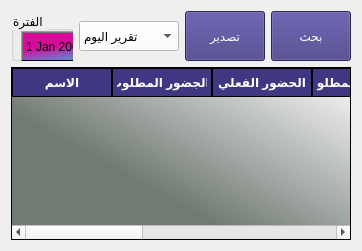
                 <widget class="QWidget" name="tab_14">
                  <attribute name="title">
                   <string>عرض جميع الموظفين</string>
                  </attribute>
                  <layout class="QGridLayout" name="gridLayout_10">
                   <item row="0" column="0">
                    <layout class="QVBoxLayout" name="verticalLayout_12" stretch="30,70">
                     <item>
                      <layout class="QHBoxLayout" name="horizontalLayout_9">
                       <item>
                        <layout class="QHBoxLayout" name="horizontalLayout_7" stretch="0,0">
                         <item>
                          <widget class="QGroupBox" name="groupBox_48">
                           <property name="maximumSize">
                            <size>
                             <width>250</width>
                             <height>120</height>
                            </size>
                           </property>
                           <property name="styleSheet">
                            <string notr="true">color: rgb(0, 0, 0);
font: 10pt &quot;MS Shell Dlg 2&quot;;</string>
                           </property>
                           <property name="title">
                            <string>الفترة </string>
                           </property>
                           <widget class="QDateEdit" name="dateEdit_49">
                            <property name="geometry">
                             <rect>
                              <x>10</x>
                              <y>20</y>
                              <width>181</width>
                              <height>31</height>
                             </rect>
                            </property>
                            <property name="styleSheet">
                             <string notr="true">background-color: rgb(255, 255, 255);
background-color: qconicalgradient(cx:1, cy:0, angle:113.7, stop:0.273632 rgba(214, 11, 153, 255), stop:0.353234 rgba(53, 175, 234, 255), stop:0.716418 rgba(61, 162, 235, 255), stop:0.865672 rgba(61, 162, 235, 255), stop:0.98 rgba(0, 0, 0, 255), stop:1 rgba(0, 0, 0, 0));
color: rgb(0, 0, 0);</string>
                            </property>
                           </widget>
                           <widget class="QDateEdit" name="dateEdit_50">
                            <property name="geometry">
                             <rect>
                              <x>10</x>
                              <y>60</y>
                              <width>181</width>
                              <height>31</height>
                             </rect>
                            </property>
                            <property name="styleSheet">
                             <string notr="true">background-color: rgb(255, 255, 255);
background-color: qconicalgradient(cx:1, cy:0, angle:113.7, stop:0.273632 rgba(214, 11, 153, 255), stop:0.353234 rgba(53, 175, 234, 255), stop:0.716418 rgba(61, 162, 235, 255), stop:0.865672 rgba(61, 162, 235, 255), stop:0.98 rgba(0, 0, 0, 255), stop:1 rgba(0, 0, 0, 0));
color: rgb(0, 0, 0);</string>
                            </property>
                           </widget>
                           <widget class="QLabel" name="label_253">
                            <property name="geometry">
                             <rect>
                              <x>200</x>
                              <y>20</y>
                              <width>31</width>
                              <height>21</height>
                             </rect>
                            </property>
                            <property name="font">
                             <font>
                              <pointsize>10</pointsize>
                             </font>
                            </property>
                            <property name="text">
                             <string>من</string>
                            </property>
                           </widget>
                           <widget class="QLabel" name="label_254">
                            <property name="geometry">
                             <rect>
                              <x>200</x>
                              <y>60</y>
                              <width>31</width>
                              <height>21</height>
                             </rect>
                            </property>
                            <property name="font">
                             <font>
                              <pointsize>10</pointsize>
                             </font>
                            </property>
                            <property name="text">
                             <string>الى</string>
                            </property>
                           </widget>
                          </widget>
                         </item>
                         <item>
                          <widget class="QComboBox" name="comboBox_84">
                           <property name="maximumSize">
                            <size>
                             <width>100</width>
                             <height>30</height>
                            </size>
                           </property>
                           <property name="styleSheet">
                            <string notr="true">color: rgb(0, 0, 0);
font: 10pt &quot;MS Shell Dlg 2&quot;;
background-color: rgb(255, 255, 255);</string>
                           </property>
                           <item>
                            <property name="text">
                             <string>تقرير اليوم</string>
                            </property>
                           </item>
                           <item>
                            <property name="text">
                             <string>تقرير امس</string>
                            </property>
                           </item>
                           <item>
                            <property name="text">
                             <string>تقرير هذا الاسبوع</string>
                            </property>
                           </item>
                           <item>
                            <property name="text">
                             <string>تقرير الاسبوع الماضي</string>
                            </property>
                           </item>
                           <item>
                            <property name="text">
                             <string>تقرير هذا الشهر </string>
                            </property>
                           </item>
                           <item>
                            <property name="text">
                             <string>تقرير الشهر الماضي</string>
                            </property>
                           </item>
                          </widget>
                         </item>
                        </layout>
                       </item>
                       <item>
                        <layout class="QHBoxLayout" name="horizontalLayout_8">
                         <item>
                          <widget class="QPushButton" name="pushButton_347">
                           <property name="maximumSize">
                            <size>
                             <width>100</width>
                             <height>50</height>
                            </size>
                           </property>
                           <property name="layoutDirection">
                            <enum>Qt::LeftToRight</enum>
                           </property>
                           <property name="styleSheet">
                            <string notr="true">font: 15pt &quot;PT Bold Heading&quot;;
background-color:rgb(63, 55, 129);
color:rgb(255, 255, 255);</string>
                           </property>
                           <property name="text">
                            <string>تصدير</string>
                           </property>
                           <property name="icon">
                            <iconset>
                             <normaloff>//192.168.1.5/Internet Share/.designer/.designer/icons/add-to-28.svg</normaloff>//192.168.1.5/Internet Share/.designer/.designer/icons/add-to-28.svg</iconset>
                           </property>
                           <property name="iconSize">
                            <size>
                             <width>30</width>
                             <height>30</height>
                            </size>
                           </property>
                          </widget>
                         </item>
                         <item>
                          <widget class="QPushButton" name="pushButton_346">
                           <property name="maximumSize">
                            <size>
                             <width>100</width>
                             <height>50</height>
                            </size>
                           </property>
                           <property name="layoutDirection">
                            <enum>Qt::LeftToRight</enum>
                           </property>
                           <property name="styleSheet">
                            <string notr="true">font: 15pt &quot;PT Bold Heading&quot;;
background-color:rgb(63, 55, 129);
color:rgb(255, 255, 255);</string>
                           </property>
                           <property name="text">
                            <string>بحث</string>
                           </property>
                           <property name="icon">
                            <iconset>
                             <normaloff>//192.168.1.5/Internet Share/.designer/.designer/icons/add-to-28.svg</normaloff>//192.168.1.5/Internet Share/.designer/.designer/icons/add-to-28.svg</iconset>
                           </property>
                           <property name="iconSize">
                            <size>
                             <width>30</width>
                             <height>30</height>
                            </size>
                           </property>
                          </widget>
                         </item>
                        </layout>
                       </item>
                      </layout>
                     </item>
                     <item>
                      <layout class="QHBoxLayout" name="horizontalLayout_11">
                       <item>
                        <widget class="QTableWidget" name="tableWidget_54">
                         <property name="styleSheet">
                          <string notr="true">QTableWidget {
background:rgb(231, 231, 231);
background-color: qlineargradient(spread:pad, x1:0.333, y1:0.619318, x2:1, y2:0, stop:0 rgba(113, 122, 115, 255), stop:1 rgba(255, 255, 255, 255));
    font: 9pt &quot;PT Bold Heading&quot;;
    font-weight: bold;
 color:rgb(0, 0, 0)
}

QHeaderView::section {
   background-color:rgb(63, 55, 129);
    border: 1px solid rgb(0, 0, 0);
    font-weight: bold;
    padding: 4px;
    text-align: center;
	font: 10pt &quot;PT Bold Heading&quot;;
	color:rgb(255, 255, 255)
}

QTableWidget::item:selected {
    background-color:rgb(25, 21, 65);
    color:rgb(255, 255, 255);
}</string>
                         </property>
                         <column>
                          <property name="text">
                           <string>الاسم</string>
                          </property>
                         </column>
                         <column>
                          <property name="text">
                           <string>االجضور المطلوب</string>
                          </property>
                         </column>
                         <column>
                          <property name="text">
                           <string>الحضور الفعلي</string>
                          </property>
                         </column>
                         <column>
                          <property name="text">
                           <string>الانصراف المطلوب </string>
                          </property>
                         </column>
                         <column>
                          <property name="text">
                           <string>الانصراف الفعلي </string>
                          </property>
                         </column>
                         <column>
                          <property name="text">
                           <string>تاخير</string>
                          </property>
                         </column>
                         <column>
                          <property name="text">
                           <string>الغياب</string>
                          </property>
                         </column>
                         <column>
                          <property name="text">
                           <string>التاريخ</string>
                          </property>
                         </column>
                        </widget>
                       </item>
                      </layout>
                     </item>
                    </layout>
                   </item>
                  </layout>
                 </widget>
